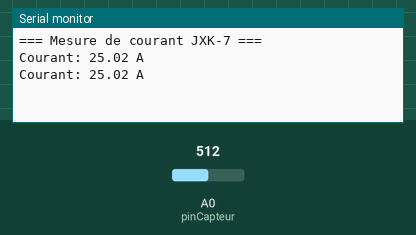
Simulated run of this sketch. Board: Arduino Uno, built with avr-gcc and run on an emulated ATmega328P. Shown: the last lines printed to the serial monitor. The inputs (shaded band) are chosen by the test bench; at power-on: A0 (pinCapteur) = 512.

Above: at 1.2 s.
1.3 s: A0 (pinCapteur) set to 716
At 1.8 s:
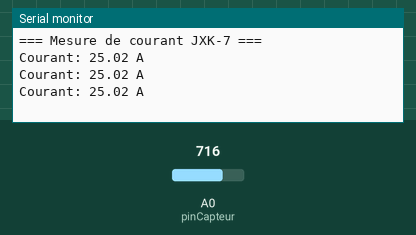
2.8 s: A0 (pinCapteur) set to 900
At 3.5 s:
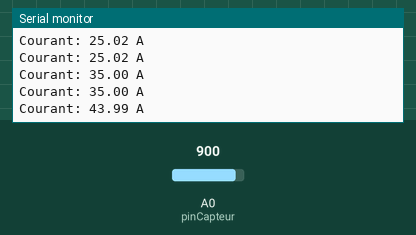
Timing chart, 0 to 5.8 s (numbered marks = the images above; inputs shaded):
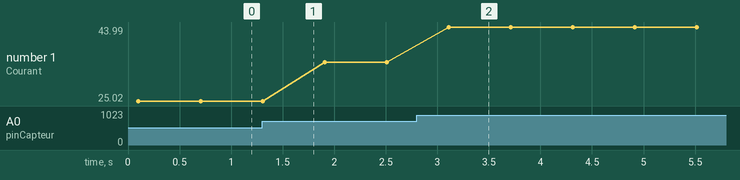

The sketch:

mesure_courant_panneau.ino
```cpp
const int pinCapteur = A0;
const float courantMax = 50.0;  // 50A max

void setup() {
  Serial.begin(9600);
  Serial.println("=== Mesure de courant JXK-7 ===");
}

void loop() {
  // Moyenne sur 10 lectures pour stabiliser la mesure
  int somme = 0;
  for (int i = 0; i < 10; i++) {
    somme += analogRead(pinCapteur);
    delay(10);
  }
  int valeurBrute = somme / 10;

  // Conversion en tension (0-5V)
  float tension = valeurBrute * (5.0 / 1023.0);

  // Conversion en courant (0-50A)
  float courant = (tension / 5.0) * courantMax;

  // Affichage
  Serial.print("Courant: ");
  Serial.print(courant, 2);
  Serial.println(" A");

  delay(500);
}
```

Measured:
- after the input at 2.8 s, the serial monitor: prints a new line after 0.31 s (image 2)
- plotted number 1: 25.02 → 35 after the input at 1.3 s, 35 → 43.99 after the input at 2.8 s
